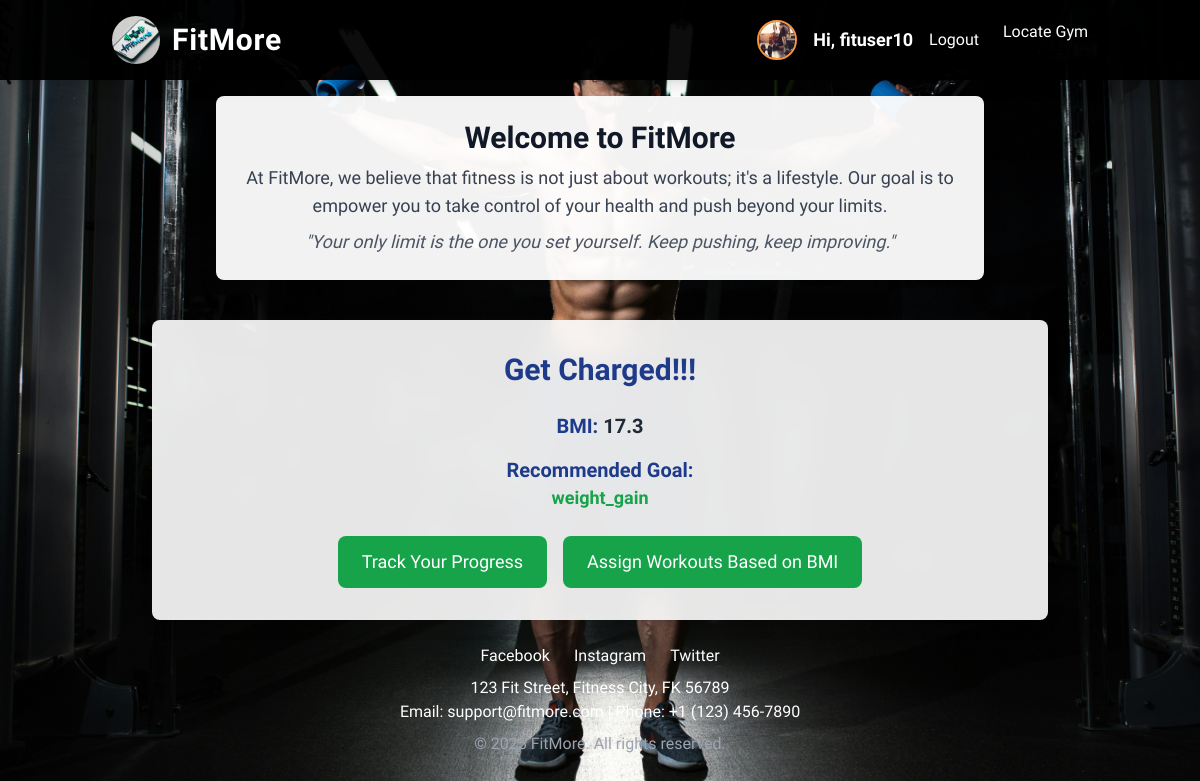
Screenshot of /profile/ (signed in) with the database file from the repository.
### fituser/models.py (models this page shows, shortened)
class CustomUser(AbstractUser):
    fullname = models.CharField(max_length=255, default="unknown")
    height = models.FloatField(null=True, blank=True)
    weight = models.FloatField(null=True, blank=True)
    bmi = models.FloatField(null=True, blank=True)
    profile_picture = models.ImageField(upload_to='profile_pictures/', blank=True, null=True)
    RECOMMENDED_GOALS = [
        ("weight_gain", "Weight Gain (Strength Training)"),
        ("strength_training", "Strength Training"),
        ("weight_loss", "Weight Loss"),
        ("rehabilitation", "Rehabilitation / Special Training"),
        ("no_data", "No BMI Data Available"),
    ]
    recommended_goal = models.CharField(
        max_length=50, choices=RECOMMENDED_GOALS, default="no_data"
    )

### fituser/views.py (the view, shortened to what this page needs)
# urls.py: path('profile/',profile_view,name='profile'),
@login_required
def profile_view(request):
    user = request.user  # ✅ Get logged-in user
    if user.bmi is None:
        user.bmi = user.calculate_bmi()
        user.save(update_fields=['bmi'])  # ✅ Save BMI if not already calculated
    recommended_goal = user.recommended_goal  # ✅ Get recommended goal
    workouts = []
    if recommended_goal == "weight_gain ":
        workouts = WeightGainWorkout.objects.all()
    elif recommended_goal == "strength_training":
        workouts = StrengthTrainingWorkout.objects.all()
    elif recommended_goal == "weight_loss":
        workouts = WeightLossWorkout.objects.all()
    elif recommended_goal == "rehabilitation":
        workouts = RehabilitationWorkout.objects.all()
    user_data = {
        'user_id': user.id,
        'username': user.username,
        'fullname': user.fullname,
        'height': user.height,
        'weight': user.weight,
        'profile_picture': user.profile_picture if user.profile_picture else None,
        'bmi': user.bmi if user.bmi else "Not Available",
        'recommended_goal': user.recommended_goal,  # ✅ Ensure goal is calculated
        'workouts': workouts,  # ✅ Pass recommended workouts
    }
    return render(request, 'profile.html', {'user_data': user_data})

### fituser/templates/profile.html (shortened to what this page needs)
{% load static %}
<!DOCTYPE html>
<html lang="en" class="dark">
<head>
    <script src="https://cdn.tailwindcss.com"></script>
</head>
<body class="bg-gray-100 bg-opacity-80 text-gray-800">
    {% include 'header.html' %}
    <div class="max-w-3xl mx-auto bg-white bg-opacity-95 p-6 rounded-lg shadow-xl text-center mt-24">
        <h1 class="text-3xl font-extrabold text-gray-900">Welcome to FitMore</h1>
        <p class="text-lg text-gray-700 mt-2">
            At FitMore, we believe that fitness is not just about workouts; it's a lifestyle.
            Our goal is to empower you to take control of your health and push beyond your limits.
        </p>
        <p class="text-lg italic text-gray-600 mt-2">
            "Your only limit is the one you set yourself. Keep pushing, keep improving."
        </p>
    </div>
    <div class="max-w-4xl mx-auto bg-white shadow-lg rounded-lg p-8 mt-10 backdrop-blur-md bg-opacity-90">
        <h2 class="text-3xl font-bold text-blue-900 text-center mb-6">Get Charged!!!</h2>
        <div class="text-center">
            <p class="text-xl font-semibold text-gray-800">
                <span class="text-blue-900 font-bold">BMI:</span> {{ user.bmi }}
            </p>
            <h3 class="text-xl font-bold text-blue-900 mt-4">Recommended Goal:</h3>
            <p class="text-lg font-semibold text-green-600">{{ user.recommended_goal }}</p>
        </div>
        <form action="{% url 'assign_recommended_workouts' %}" method="POST">
            <div class="flex flex-col sm:flex-row justify-center gap-4 mt-6">
                <button type="submit" formaction="{% url 'workout_tracking' %}"
                        class="bg-green-600 text-white px-6 py-3 rounded-lg hover:bg-green-500 transition text-lg">
                    Track Your Progress
                </button>
                <button type="submit"
                        class="bg-green-600 text-white px-6 py-3 rounded-lg hover:bg-green-500 transition text-lg">
                    Assign Workouts Based on BMI
                </button>
            </div>
        </form>
    </div>
    {% include 'footer.html' %}
</body>
</html>

### fituser/templates/header.html (shortened to what this page needs)
{% load static %}
<!DOCTYPE html>
<html lang="en" class="dark">
<head>
    <link href="{%static 'css/style.css'%}" rel="stylesheet">
    <script src="https://cdn.tailwindcss.com"></script>
</head>
<body>
    <header class="fixed top-0 left-0 w-full bg-black bg-opacity-95 py-4 shadow-lg z-50">
        <div class="container mx-auto flex justify-between items-center px-6">
            <div class="flex items-center space-x-3">
                <img src="{% static 'images/logo.jpg' %}" alt="FitMore Logo" class="h-12 w-12 rounded-full shadow-md">
                <a href="/" class="text-3xl font-bold text-white tracking-wide">FitMore</a>
            </div>
            <nav class="flex space-x-6">
                {% if user.is_authenticated %}
                    <div class="flex items-center space-x-4">
                        <img src="{{ user_data.profile_picture }}" alt="Profile Image" class="h-10 w-10 rounded-full border-2 border-orange-400">
                        <h6 class="text-white font-semibold text-lg">Hi, {{ user_data.fullname }}</h6>
                        <a href="{% url 'logout' %}" class="text-white hover:text-orange-400 font-medium transition">Logout</a>
                    </div>
                {% else %}
                    <a href="{% url 'user' %}" class="text-white hover:text-orange-400 font-medium transition">Login</a>
                    <a href="{% url 'signup' %}" class="text-white hover:text-orange-400 font-medium transition">Signup</a>
                {% endif %}
                <a href="{%url 'find_nearby_gyms'%}" class="text-white hover:text-orange-400 font-medium transition">Locate Gym</a>
            </nav>
        </div>
    </header>
</body>
</html>

### fituser/templates/footer.html (style rules this page uses)
body { font-family: 'Aquire', sans-serif; }

### rows the page displays
CustomUser: profile_picture (picture), fullname "fituser10", bmi "17.3", recommended_goal "weight_gain"
